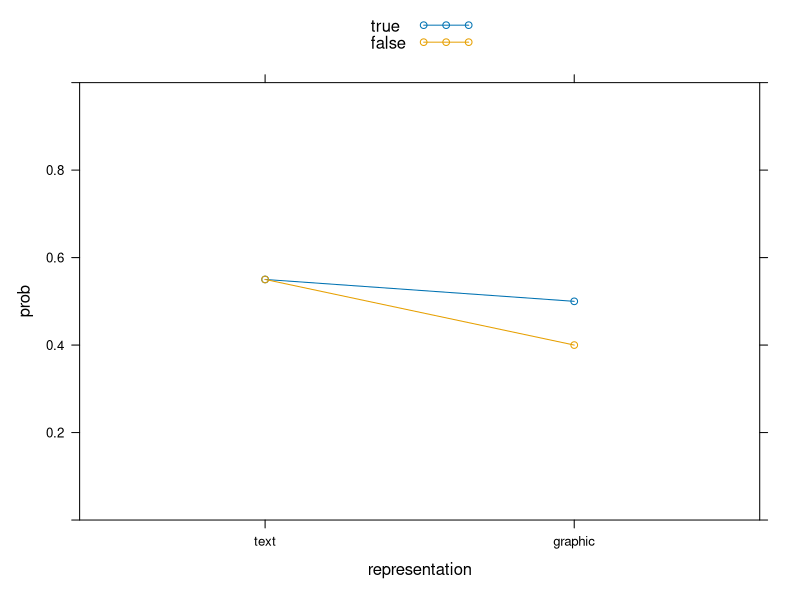

Here is the R script that generated this plot: (Note: a time limit stopped this script after it produced the figure.)
# Load packages
library(lme4)
library(lattice)

set.seed(1451)

# Hypothesis: 0.1 probability difference for true vs. false for graphic representation
design <- data.frame(representation = factor(rep(c("text", "graphic"), each = 2),
                                             levels = c("text", "graphic")),
                     veracity = factor(rep(c("true", "false"), 2),
                                       levels = c("true", "false")),
                     prob = c(0.55, 0.55, 0.50, 0.40))

xyplot(prob ~ representation, data = design, groups = veracity,
       type = "b", ylim = 0:1, auto.key=list(space="top"))

# Fixed effects
X <- model.matrix( ~ representation * veracity, data = design)
fix <- as.vector(solve(X) %*% qlogis(design$prob))

# Random effects (taken from previous study)
ran <- c("id.(Intercept)" = 0.5, "item.(Intercept)" = 0.3)

# Simulate data
n <- 150

dat <- data.frame(
    id              = factor(rep(1:n, each = 25)),
    item            = factor(paste(rep(1:5, each = 25), 1:25, sep = ":")),
    representation  = factor(rep(c("text", "graphic"), each = 25)),
    veracity        = factor(rep(c("true", "false"), c(15, 10)))
)

dat$representation <- relevel(dat$representation, ref = "text")
dat$veracity <- relevel(dat$veracity, ref = "true")

# Power simulation

get_model <- function(sim) {
  glmer(sim ~ representation * veracity + (1|id) + (1|item), dat,
        family = binomial)
}

models <- xfun::cache_rds({
  sim <- simulate( ~ representation * veracity + (1|id) + (1|item),
                  newdata   = dat,
                  newparams = list(beta = fix, theta = ran),
                  family    = binomial,
                  nsim      = 1000)
  sapply(sim, get_model)  # ATTENTION: Runs for quite some time!
})

# Power
pval <- sapply(models,
  function(x) summary(x)$coef["representationgraphic:veracityfalse", "Pr(>|z|)"])
mean(pval < 0.05)

# Parameter recovery
mean(sapply(models, function(x) fixef(x)["representationgraphic:veracityfalse"]))
# -0.4042824

# Bootstrap SE
sd(sapply(models, fixef)["representationgraphic:veracityfalse", ])
# 0.1432599

# Mean SE of Wald test
mean(sapply(models, function(x) summary(x)$coef["representationgraphic:veracityfalse", 2]))
# 0.1394503
